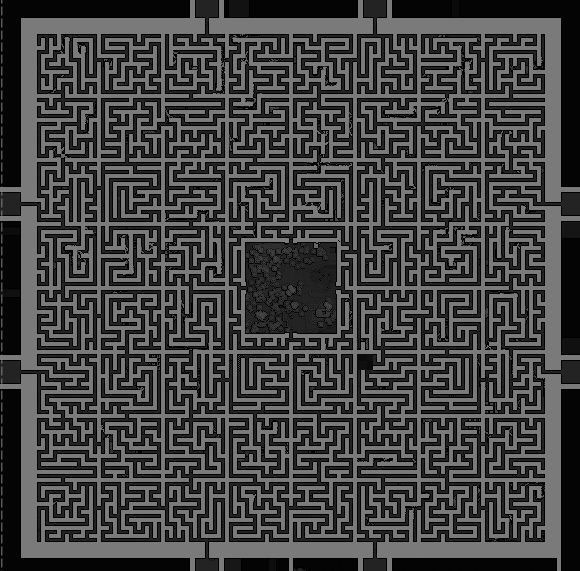
#> input picture 1.png, 580 x 571 px; its folder holds only this picture in this run
$ python maze.py
#> lines starting #> are read from the running program, lines starting #| are printed output that depends on the picture; after the words box and inside, x2 and y2 are one past the last pixel; in counts of white or black regions, pixels touching at a corner belong together
import cv2
import numpy as np


# A class to store the x and y coordinate of a point
# The + and = operators are overloaded to work for it
class Point(object):
    def __init__(self, x=0, y=0):
        self.x = x
        self.y = y

    def __add__(self, other):
        return Point(self.x + other.x, self.y + other.y)

    # [4 lines left out: function __eq__, not called in this run]

    def __ne__(self, other):
        return not self.__eq__(other)


mouse_click_status = 0
# a flag variable to store status of mouse clicks.
# 0 -> no clicks
# 1 -> first click (start)
# 2 -> second click (end) / BFS ready

rw = 4  # for position of the rectangle drawn on image when clicked

start = Point()  # starting point
end = Point()  # ending point

# directions of surrounding nodes for BFS
directions = [Point(0, -1), Point(0, 1), Point(1, 0), Point(-1, 0)]  # N, S, E, W

# Global variables for image dimensions, to be set after image loading
h, w = 0, 0
img = None
original_processed_img = None  # To store a copy for resetting

# The BFS function:
# All the pixels surrounding the starting pixel acts as neighbouring nodes
# Breadth First Search is performed until the ending point is found
# [132 lines left out: functions bfs, mouse_click, not called in this run]


def load_and_process_image(filename="ex.png"):
    global img, h, w, original_processed_img

    loaded_img = cv2.imread(filename)
    if loaded_img is None:
        print(f"Error: Could not read image '{filename}'. Make sure it's in the correct path.")
        return False

    processed_img = cv2.cvtColor(loaded_img, cv2.COLOR_BGR2GRAY)
    processed_img = cv2.bitwise_not(processed_img)
    processed_img = cv2.resize(processed_img, (1080, 720), interpolation=cv2.INTER_NEAREST)

    # Thresholding
    _, processed_img = cv2.threshold(processed_img, 171, 255, cv2.THRESH_BINARY)

    # --- Morphological Closing to remove small black dots in white paths ---
    # A kernel is a small matrix of 1s that defines the neighborhood for the operation.
    # A 3x3 or 5x5 kernel is usually good for small noise.
    kernel_size = 3  # Try 3 or 5. Larger kernels close larger holes but can also distort paths.
    kernel = np.ones((kernel_size, kernel_size), np.uint8)

    # Apply morphological closing: Dilation followed by Erosion
    # This helps to close small holes inside the foreground objects (white paths)
    processed_img = cv2.morphologyEx(processed_img, cv2.MORPH_CLOSE, kernel, iterations=1)
    # You can increase iterations if one pass is not enough, but start with 1.
    print(f"Applied morphological closing with a {kernel_size}x{kernel_size} kernel.")
    # --- End of morphological operation ---

    img = cv2.cvtColor(processed_img, cv2.COLOR_GRAY2BGR)
    original_processed_img = img.copy()

    h, w = img.shape[:2]
    print(f"Image '{filename}' loaded and processed. Dimensions: {w}x{h}")
    return True


def main():
    global img, mouse_click_status, start, end

    image_filename = ""
    while True:
        try:
            choice = input("Enter maze number to solve (1-8): ")
            if 1 <= int(choice) <= 8:
                image_filename = f"{choice}.png"
                break
            else:
                print("Invalid input. Please enter a number between 1 and 8.")
        except ValueError:
            print("Invalid input. Please enter a number.")
#> this loop made 1 pass; the answer given on pass 1: 1

    if not load_and_process_image(image_filename):
#> in load_and_process_image, loaded_img is the input picture: shape (571, 580, 3); min 0, max 127, mean 66.8
#> in load_and_process_image, `processed_img = cv2.bitwise_not(processed_img)`:
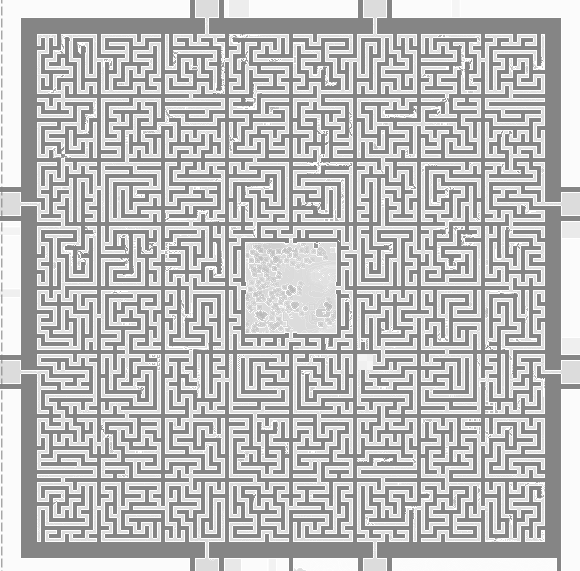
#> processed_img: shape (571, 580); min 128, max 255, mean 188.2
#> in load_and_process_image, `processed_img = cv2.resize(processed_img, (1080, 720), interpolation=c..`:
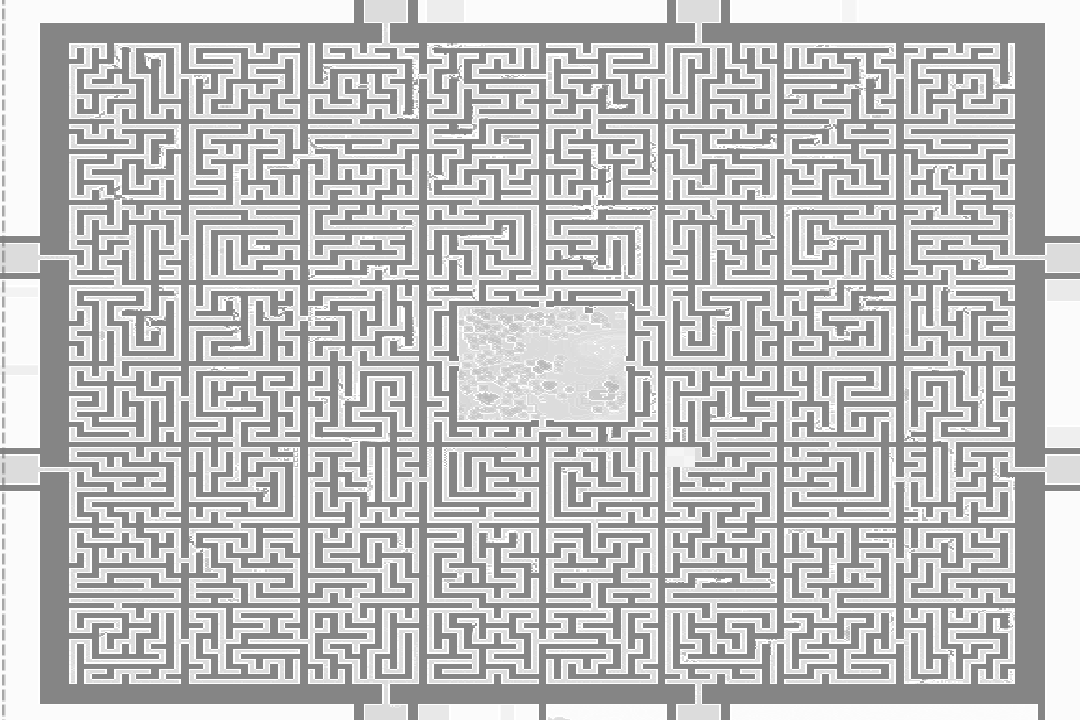
#> processed_img: shape (720, 1080); min 128, max 255, mean 188.4
#> in load_and_process_image, `_, processed_img = cv2.threshold(processed_img, 171, 255, cv2.THRESH_B..`:
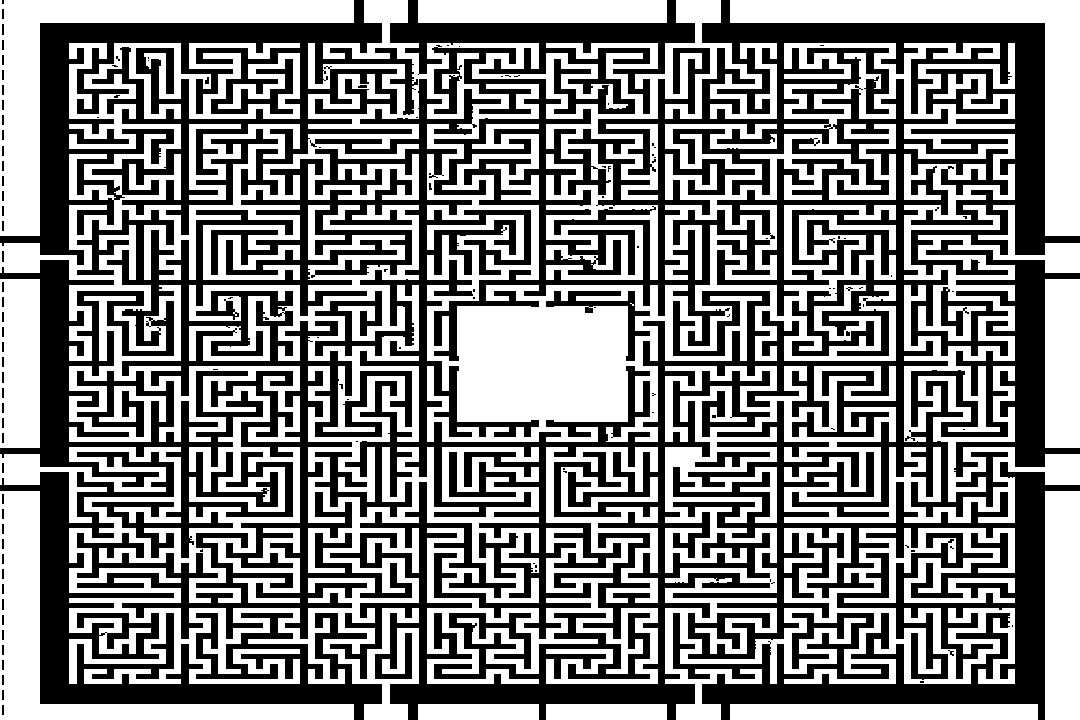
#> processed_img: shape (720, 1080); 52.2% white; 126 black regions (72 under 20 px), largest, box (x1, y1, x2, y2) and area: (77, 0, 1080, 720) 213468, (673, 401, 1080, 720) 45773, (0, 0, 418, 265) 37274
#> in load_and_process_image, `processed_img = cv2.morphologyEx(processed_img, cv2.MORPH_CLOSE, kerne..`:
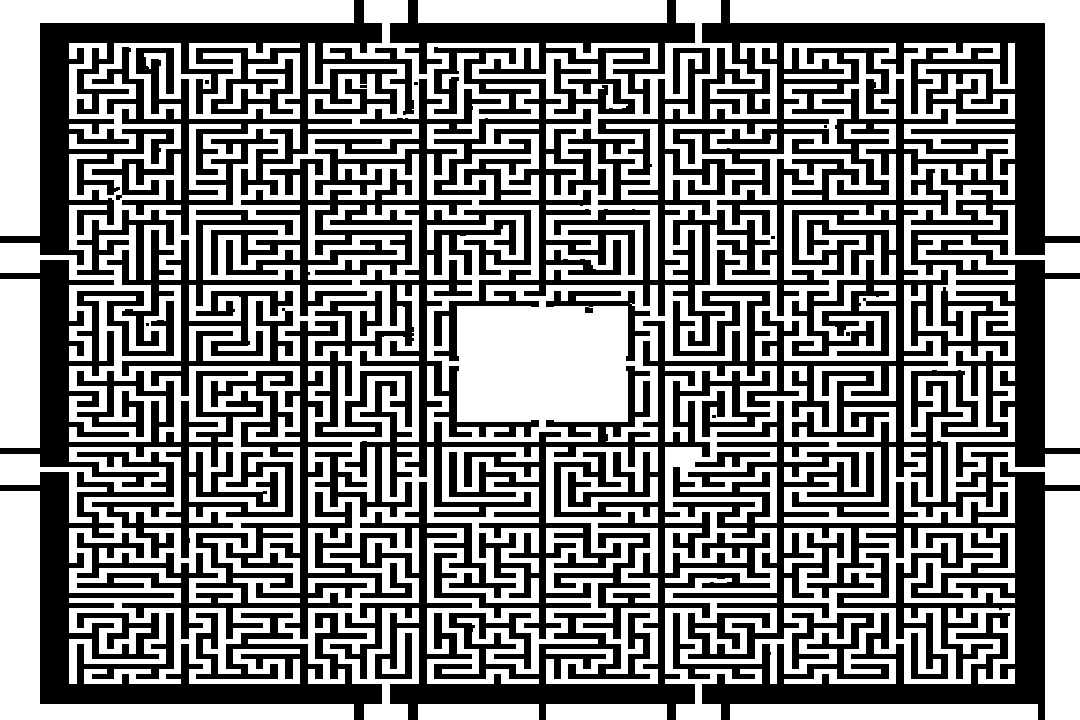
#> processed_img: shape (720, 1080); 52.4% white; 18 black regions (7 under 20 px), largest, box (x1, y1, x2, y2) and area: (77, 79, 1008, 720) 153436, (434, 0, 1080, 361) 59314, (673, 401, 1080, 720) 45730
#| Image '1.png' loaded and processed. Dimensions: 1080x720
        return

    cv2.namedWindow("Maze Solver")
    cv2.setMouseCallback("Maze Solver", mouse_click)

    bfs_has_run = False

    while True:
        if img is not None:
            cv2.imshow("Maze Solver", img)

        key = cv2.waitKey(1) & 0xFF
#> (key q is pressed here)

        if key == ord('q'):
            print("Exiting...")
            break

        if key == ord('r'):
            print("Resetting maze...")
            if not load_and_process_image(image_filename):
                print("Failed to reload image for reset. Exiting.")
                break
            mouse_click_status = 0
            bfs_has_run = False
            start = Point()
            end = Point()
            print("Maze reset. Select new start and end points.")

        if mouse_click_status == 2 and not bfs_has_run:
            print("Preparing to run BFS...")
            if original_processed_img is not None:
                img[:] = original_processed_img[:]

                # Before running BFS, ensure the start/end points are still valid on the *potentially cleaned* original_processed_img
            # The mouse_click function draws on 'img', but BFS should ideally operate on the clean state.
            # However, the current BFS reads directly from global 'img' which has start/end markers.
            # For simplicity, we'll let BFS run on the image that might have markers.
            # A more robust approach would be for BFS to take a copy of original_processed_img.

            # Validate start/end points on the current 'img' state before BFS
            # This check is now also inside BFS, but an early check here can be useful.
            if img is not None:
                start_valid = (0 <= start.y < h and 0 <= start.x < w and \
                               img[start.y][start.x][0] == 255 and img[start.y][start.x][1] == 255 and
                               img[start.y][start.x][2] == 255)
                if not start_valid:
                    print(
                        f"Warning: Start point ({start.x},{start.y}) may not be on a clear path after processing. Please re-select if BFS fails.")

            bfs(start, end)
            bfs_has_run = True
            # mouse_click_status = 3 # Or some other state to indicate "solved"

    cv2.destroyAllWindows()

if __name__ == "__main__":
    main()
